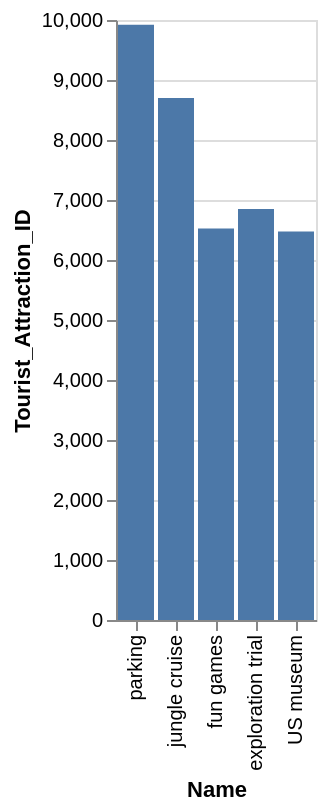

This figure's Vega-Lite source:
### Vega-Lite specification from a JSON file in a GitHub repository (floating-point values rounded to 4 significant figures)
{"data": {"values": [{"x_data": "parking", "y_data": 9919}, {"x_data": "jungle cruise", "y_data": 8698}, {"x_data": "fun games", "y_data": 6523}, {"x_data": "exploration trial", "y_data": 6852}, {"x_data": "US museum", "y_data": 6476}]}, "mark": "bar", "encoding": {"x": {"field": "x_data", "type": "nominal", "title": "Name", "sort": "descending"}, "y": {"field": "y_data", "type": "quantitative", "title": "Tourist_Attraction_ID"}}}
